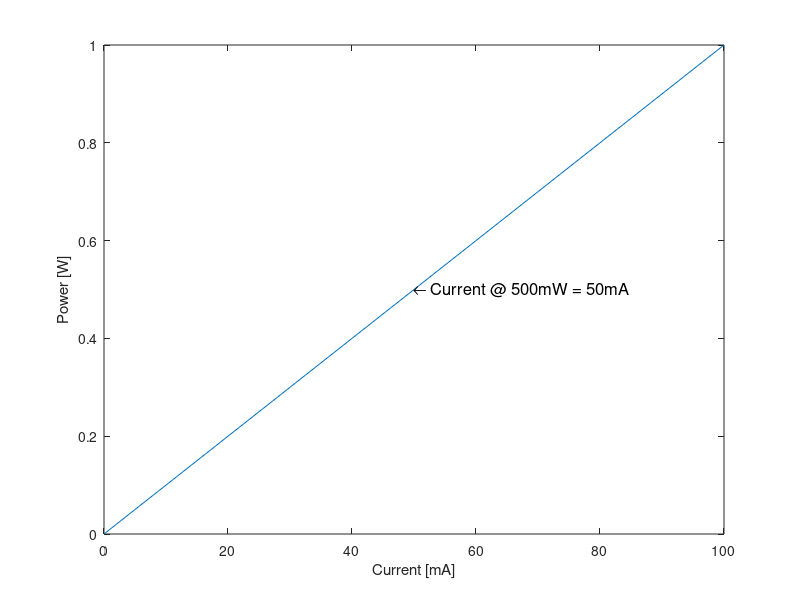

Write the MATLAB code that produced this figure.
R = 100;
Current = 0:10:100;
Power = Current.^2 * R:0.1:1;
plot(Current,Power); xlabel('Current [mA]'); ylabel('Power [W]'); text(50,0.5,'\leftarrow Current @ 500mW = 50mA','FontSize',12);